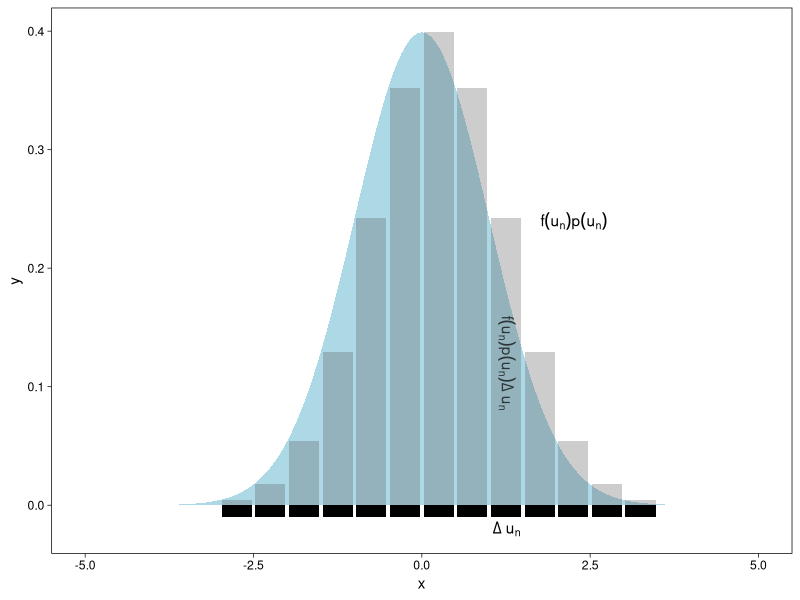
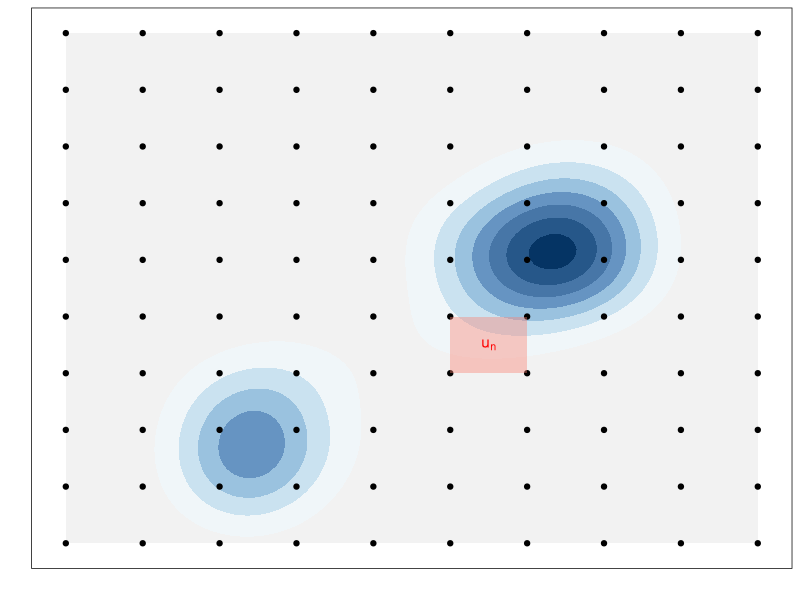
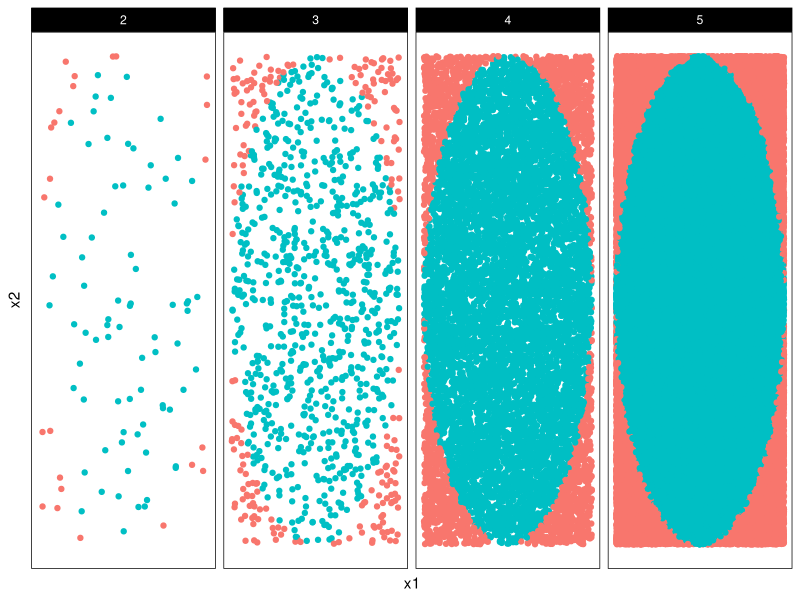
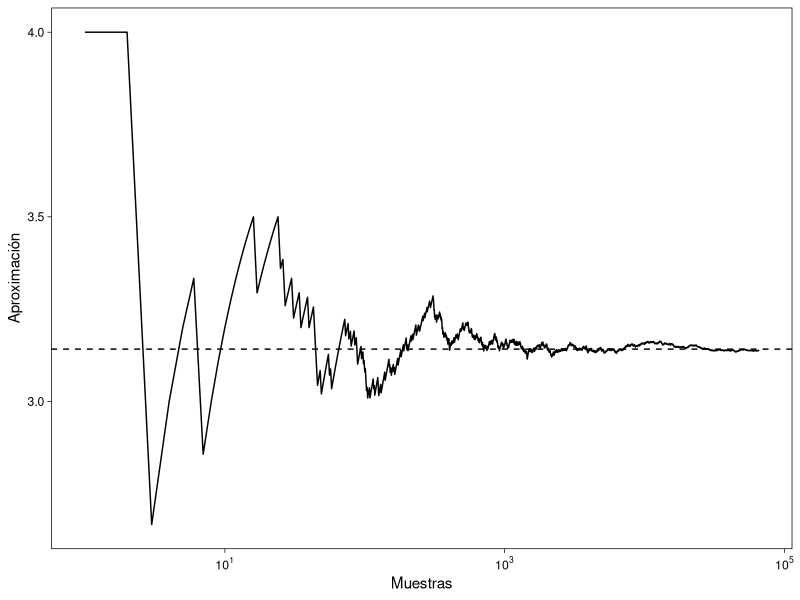
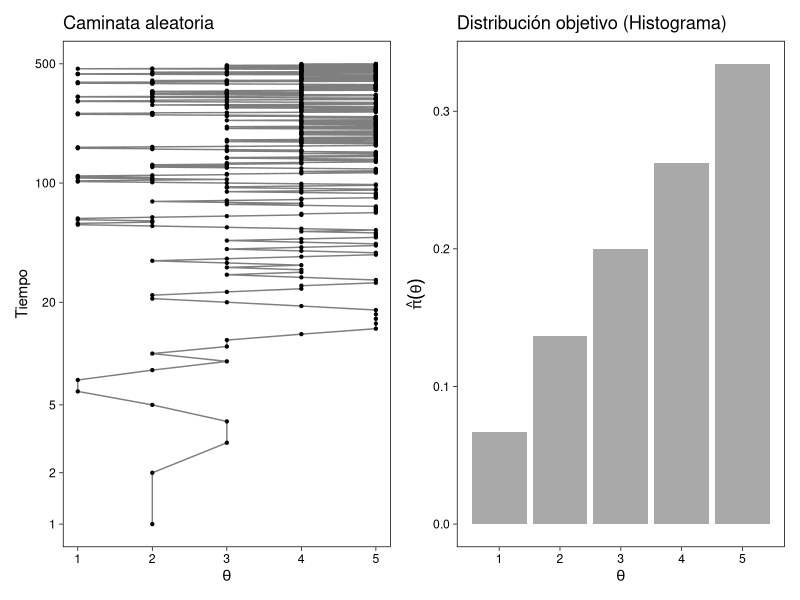
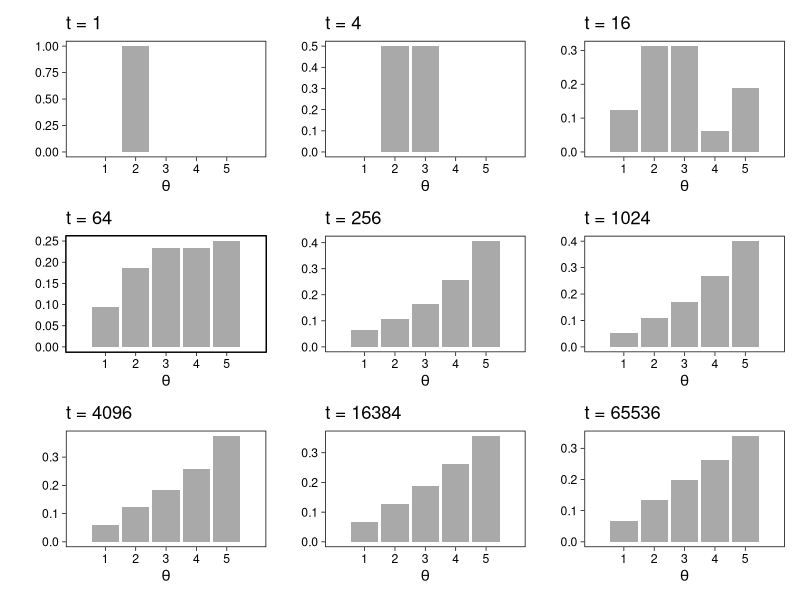
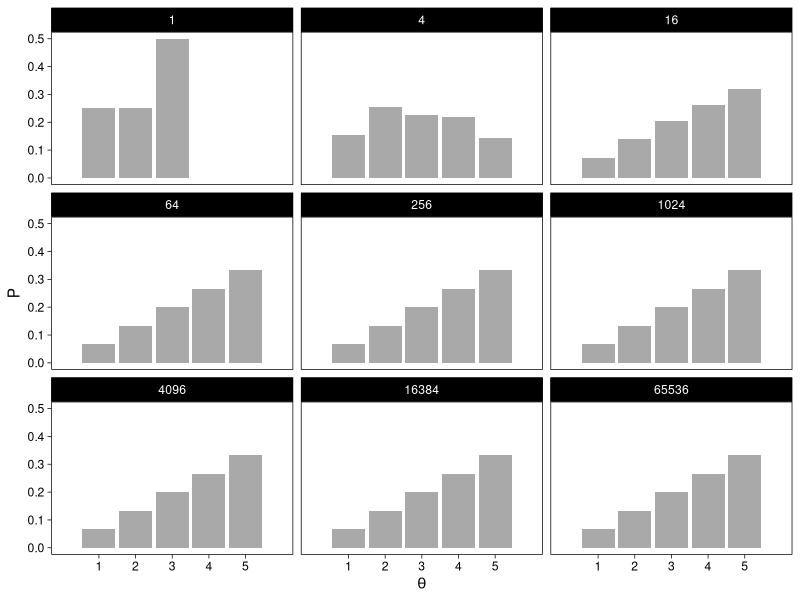
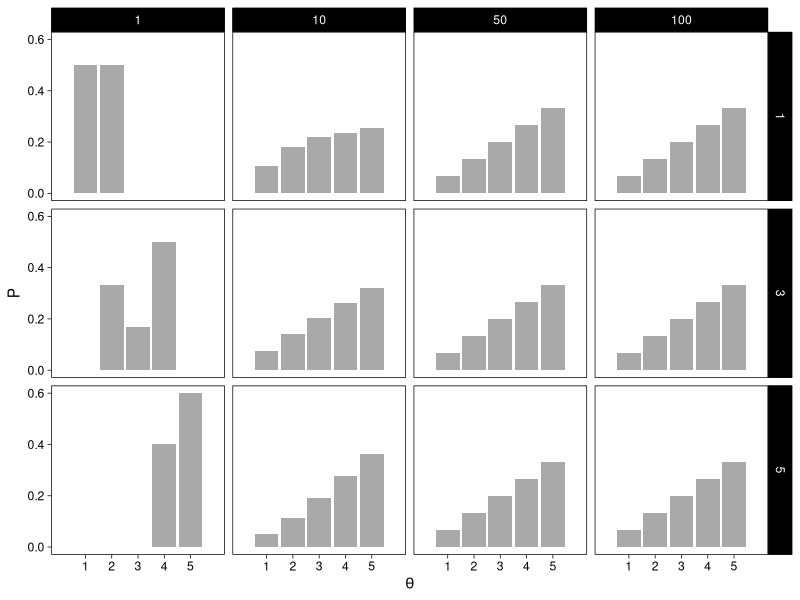

Write R code to recreate these figures, in order.
## ---- chunk 1
library(tidyverse)
library(patchwork)
library(scales)
knitr::opts_chunk$set(echo = TRUE, message = FALSE, warning=FALSE, 
                      fig.align = 'center', fig.width = 5, fig.height=3, cache = TRUE)
comma <- function(x) format(x, digits = 2, big.mark = ",")
theme_set(theme_linedraw())
color.blues <- c(NA,"#BDD7E7", "#6BAED6", "#3182BD", "#08519C", "#074789", "#063e77", "#053464")
color.itam  <- c("#00362b", "#00503f", "#006953", "#008367", "#009c7b", "#00b68f")


sin_lineas <- theme(panel.grid.major = element_blank(), panel.grid.minor = element_blank())
sin_leyenda <- theme(legend.position = "none")
sin_ejes <- theme(axis.ticks = element_blank(), 
        axis.text = element_blank())
## ---- chunk 2
grid.n <- 11
grid.size <- 6/(grid.n+1)
norm.cuadrature <- tibble(x = seq(-3, 3, by = grid.size), y = dnorm(x) )

## ---- chunk 3

norm.density <- tibble(x = seq(-5, 5, by = .01), 
       y = dnorm(x) ) 
  
norm.cuadrature %>% 
  ggplot(aes(x=x + grid.size/2, y=y)) + 
    geom_area(data = norm.density, aes(x = x, y = y), fill = 'lightblue') + 
    geom_bar(stat="identity", alpha = .3) + 
    geom_bar(aes(x = x + grid.size/2, y = -0.01), fill = 'black', stat="identity") + 
    sin_lineas + xlab('x') + 
    annotate('text', label = expression(Delta~u[n]), x = .01 + 5 * grid.size/2, y = -.02) + 
    annotate('text', label = expression(f(u[n]) * p(u[n]) ), x = .01 + 9 * grid.size/2, y = dnorm(.01 + 4 * grid.size/2)) + 
    annotate('text', label = expression(f(u[n]) * p(u[n]) * Delta~u[n]), 
             x = .01 + 5 * grid.size/2, y = dnorm(.01 + 4 * grid.size/2)/2, 
             angle = -90, alpha = .7)
  

## ---- chunk 4
norm.cuadrature %>% 
  summarise(approx = sum(y * grid.size), N = n()) %>% 
  round(5)
## ---- chunk 5
crear_log_post <- function(n, k){
  function(theta){
    verosim <- k * log(theta) + (n - k) * log(1 - theta)
    inicial <- log(theta)
    log_p_factor <- verosim + inicial
    log_p_factor
  }
}
# observamos 3 éxitos en 4 pruebas:
log_post <- crear_log_post(4, 3)
prob_post <- function(x) { exp(log_post(x))}
# integramos numéricamente
p_x <- integrate(prob_post, lower = 0, upper = 1, subdivisions = 100L)
p_x
## ---- chunk 6
media_funcion <- function(theta){
  theta * prob_post(theta) / p_x$value
}
integral_media <- integrate(media_funcion, lower = 0, upper = 1, subdivisions = 100L)
media_post <- integral_media$value 
media_post
## ---- chunk 7
5/(2+5)
## ---- chunk 8
# Codigo utilizado: 
# https://stackoverflow.com/questions/17521438/geom-rect-and-alpha-does-this-work-with-hard-coded-values

m <- ggplot(faithful, aes(x = eruptions, y = waiting)) +
 xlim(0.5, 6) +
 ylim(40, 110)

grid.size <- 10 - 1

mesh <- expand.grid(x = seq(0.5, 6, by = (6-.5)/grid.size), y = seq(40, 110, by = (110-40)/grid.size))

m + geom_density_2d_filled(aes(alpha = ..level..), bins = 8) + 
  scale_fill_manual(values = color.blues) + 
  sin_lineas + theme(legend.position = "none")  + 
  geom_point(data = mesh, aes(x = x, y = y)) + 
  annotate("rect", xmin = .5 + 5 * (6-.5)/grid.size, 
            xmax = .5 + 6 * (6-.5)/grid.size, 
            ymin = 40 + 3 * (110-40)/grid.size, 
            ymax = 40 + 4 * (110-40)/grid.size,
            linestyle = 'dashed', 
           fill = 'salmon', alpha = .4) + ylab("") + xlab("") + 
  annotate('text', x = .5 + 5.5 * (6-.5)/grid.size, 
                   y = 40 + 3.5 * (110-40)/grid.size, 
           label = expression(u[n]), color = 'red') +
  theme(axis.ticks = element_blank(), 
        axis.text = element_blank())

## ---- chunk 9

genera_dardos <- function(n = 100){
  tibble(x1 = runif(n, min = -1, max = 1), 
         x2 = runif(n, min = -1, max = 1)) %>% 
    mutate(resultado = ifelse(x1**2 + x2**2 <= 1., 1., 0.))
}

dardos <- tibble(n = seq(2,5)) %>% 
  mutate(datos = map(10**n, genera_dardos)) %>% 
  unnest() 

dardos %>% 
  ggplot(aes(x = x1, y = x2)) + 
    geom_point(aes(color = factor(resultado))) + 
    facet_wrap(~n, nrow = 1) + 
    sin_lineas + sin_ejes + sin_leyenda

## ---- chunk 10
set.seed(1087)

genera_dardos(n = 2**16) %>% 
  mutate(n = seq(1, 2**16), 
         approx = cummean(resultado) * 4) %>% 
  ggplot(aes(x = n, y = approx)) + 
    geom_line() + 
    geom_hline(yintercept = pi, linetype = 'dashed') + 
    scale_x_continuous(trans='log10', 
                       labels = trans_format("log10", math_format(10^.x))) + 
    ylab('Aproximación') + xlab("Muestras") + sin_lineas
  

## ---- chunk 11
theta <- rbeta(10000, 5, 2)
media_post <- mean(theta)
momento_2_post <- mean(theta^2)
c(media_post, momento_2_post)
## ---- chunk 12
mean(exp(theta) > 2)
## ---- chunk 13
datos <- tibble(
  sabor = c("fresa", "limón", "mango", "guanábana"),
  n = c(50, 45, 51, 50), gusto = c(36, 35, 42, 29)) %>% 
  mutate(prop_gust = gusto / n)
datos
## ---- chunk 14
datos <- datos %>% 
  mutate(a_post = gusto + 2, b_post = n - gusto + 1)
datos
## ---- chunk 15
simular_conjunta <- function(rep, datos){
  datos %>% mutate(valor_sim = map2_dbl(a_post, b_post, ~ rbeta(1, .x, .y))) %>% 
    select(sabor, valor_sim) 
}
simular_conjunta(1, datos) 
## ---- chunk 16
# esta no es una manera muy rápida, podríamos calcular todas las
# simulaciones de cada parámetro de manera vectorizada
sims_posterior <- tibble(rep = 1:5000) %>% 
  mutate(sims = map(rep, ~ simular_conjunta(.x, datos))) %>% 
  unnest(cols = sims)
sims_posterior
## ---- chunk 17
sims_posterior %>% 
  group_by(rep) %>% 
  mutate(sabor = sabor[which.max(valor_sim)]) %>% 
  group_by(sabor) %>% 
  count() %>% 
  ungroup() %>% 
  mutate(prop = n / sum(n))
## ---- chunk 18

set.seed(1087)

islas <- tibble(islas = 1:5, pob = 1:5)
camina_isla <- function(i){ # i: isla actual
    u <- runif(1) # volado
    v <- ifelse(u < 0.5, i - 1, i + 1)  # isla vecina (índice)
    if (v < 1 | v > 5) { # si estas en los extremos y el volado indica salir
      return(i)
    }
    u2 <- runif(1)
    p_move = min(islas$pob[v] / islas$pob[i], 1)
    if (p_move  > u2) {
        return(v) # isla destino
    }
    else {
      return(i) # me quedo en la misma isla
    }
}
pasos <- 100000
iteraciones <- numeric(pasos)
iteraciones[1] <- sample(1:5, 1) # isla inicial
for (j in 2:pasos) {
    iteraciones[j] <- camina_isla(iteraciones[j - 1])
}
caminata <- tibble(pasos = 1:pasos, isla = iteraciones)
plot_caminata <- ggplot(caminata[1:500, ], aes(x = pasos, y = isla)) +
    geom_point(size = 0.8) +
    geom_path(alpha = 0.5) +
    coord_flip() + 
    labs(title = "Caminata aleatoria") +
    scale_x_continuous(trans = "log10", "Tiempo", breaks = c(1, 2, 5, 20, 100, 500)) +
    scale_y_continuous( expression(theta)) + sin_lineas
plot_dist <- ggplot(caminata, aes(x = isla)) +
    geom_bar(fill = "darkgray", aes(y = (..count..)/sum(..count..))) +
    scale_x_continuous(expression(theta), breaks = 1:10) +
    labs(title = "Distribución objetivo (Histograma)", 
       y = expression(hat(pi)(theta))) + sin_lineas
plot_caminata + plot_dist
## ---- chunk 19
t <- 4**(0:8)
plots_list <- map(t, function(i){
    ggplot(caminata[1:i, ], aes(x = isla)) +
        geom_bar(fill = "darkgray", aes(y = (..count..)/sum(..count..))) +
        labs(y = "", x = "", title = paste("t = ", i, sep = "")) +
        scale_x_continuous(expression(theta), breaks = 1:5, limits = c(0, 6)) + 
    sin_lineas
})
wrap_plots(plots_list)
## ---- chunk 20
library(expm)
transMat <- function(P){ # recibe vector de probabilidades (o población)
    T <- matrix(0, 5, 5)
    n <- length(P - 1) # número de estados
    for (j in 2:n - 1) { # llenamos por fila
        T[j, j - 1] <- 0.5 * min(P[j - 1] / P[j], 1)
        T[j, j] <- 0.5 * (1 - min(P[j - 1] / P[j], 1)) + 
                   0.5 * (1 - min(P[j + 1] / P[j], 1))
        T[j, j + 1] <- 0.5 * min(P[j + 1] / P[j], 1)
    }
    # faltan los casos j = 1 y j = n
    T[1, 1] <- 0.5 + 0.5 * (1 - min(P[2] / P[1], 1))
    T[1, 2] <- 0.5 * min(P[2] / P[1], 1)
    T[n, n] <- 0.5 + 0.5 * (1 - min(P[n - 1] / P[n], 1))
    T[n, n - 1] <- 0.5 * min(P[n - 1] / P[n], 1)
    T
}
T <- transMat(islas$pob)
w <- c(0, 1, rep(0, 3))
t <- 4**(0:8)
expT <- map_df(t, ~data.frame(t = ., w %*% (T %^% .)))
expT_long <- expT %>%
    gather(theta, P, -t) %>% 
    mutate(theta = parse_number(theta))
ggplot(expT_long, aes(x = theta, y = P)) +
    geom_bar(stat = "identity", fill = "darkgray") + 
    facet_wrap(~ t) +
    scale_x_continuous(expression(theta), breaks = 1:5, limits = c(0, 6)) + 
  sin_lineas
## ---- chunk 21
inicio_p <- function(i){
    w <- rep(0, 5)
    w[i] <- 1
    t <- c(1, 10, 50, 100)
    exp_t <- map_df(t, ~ data.frame(t = .x, inicio = i, w %*% (T %^% .))) %>%
        gather(theta, P, -t, -inicio) %>% 
        mutate(theta = parse_number(theta))
    exp_t
}
exp_t <- map_df(c(1, 3, 5), inicio_p)
ggplot(exp_t, aes(x = as.numeric(theta), y = P)) +
    geom_bar(stat = "identity", fill = "darkgray") + 
    facet_grid(inicio ~ t) +
    scale_x_continuous(expression(theta), breaks = 1:5, limits = c(0, 6)) + 
  sin_lineas
## ---- chunk 22
crear_metropolis <- function(fun_log, sigma_salto = 0.1){
  # fun_log es la funcion objetivo en escaa logaritmica
  # sigma_salto es la varianza de los saltos en la propuesta
  iterar_metropolis <- function(theta_inicial, n){
    p <- length(theta_inicial)
    nombres <- names(theta_inicial)
    iteraciones <- matrix(0, nrow = n, ncol = p)
    colnames(iteraciones) <- nombres
    iteraciones[1,] <- theta_inicial
    for(i in 2:n){
      theta <- iteraciones[i - 1, ]
      theta_prop <- theta + rnorm(p, 0, sigma_salto)
      # exp(log(p) - log(q)) = p/q
      cociente <- exp(fun_log(theta_prop) - fun_log(theta))
      if(cociente >= 1 || runif(1,0,1) < cociente){
        iteraciones[i, ] <- theta_prop
      } else {
        iteraciones[i, ] <- theta  
      }
    }
    iteraciones_tbl <- iteraciones %>% 
      as_tibble() %>%  
      mutate(iter_num = row_number()) %>% 
      select(iter_num, everything())
    iteraciones_tbl
  }
  iterar_metropolis
}
## ---- chunk 23
exp_no_norm <- function(x) {
  z <- ifelse(x > 0, exp(-0.5 * x), 0)
  log(z)
}

iterador_metro <- crear_metropolis(exp_no_norm, sigma_salto = 0.5)
sims_tbl <- iterador_metro(c(theta = 0.5), 10000)
g_exp_mh <- ggplot(sims_tbl, aes(x = theta)) + 
  geom_histogram(aes(y = ..density..)) + 
  xlim(0, 20) + ggtitle("Metropolis-Hastings")+ sin_lineas + 
  xlab(expression(theta))

g_exp_rexp <- tibble(theta = rexp(10000, rate = .5)) %>% 
  ggplot(aes(x = theta)) + 
  geom_histogram(aes(y = ..density..)) + 
  xlim(0, 20) + ggtitle("rexp")+ sin_lineas + 
  xlab(expression(theta))

g_exp_mh + g_exp_rexp
## ---- chunk 24
beta_no_norm <- function(x) {
  z <- ifelse(x > 0 && x < 1, (x^2)*(1-x), 0)
  log(z)
}

iterador_metro <- crear_metropolis(beta_no_norm, sigma_salto = 0.04)
sims_metro_tbl <- iterador_metro(c(theta = 0.5), 50000)
sims_indep_tbl <- tibble(iter_num = 1:30000, theta = rbeta(30000, 3, 2))
g_1 <- ggplot(sims_metro_tbl, aes(x = theta)) + 
  geom_histogram(aes(y = ..density..)) +
  labs(subtitle = "Metropolis-Hastings")+ sin_lineas + xlab(expression(theta))
g_2 <- ggplot(sims_indep_tbl, aes(x = theta)) + 
  geom_histogram(aes(y = ..density..)) +
  labs(subtitle = "rbeta")+ sin_lineas + xlab(expression(theta))
g_1 + g_2
## ---- chunk 25
g_metropolis <- sims_metro_tbl %>% 
  filter(iter_num < 500) %>% 
  ggplot(aes(x = iter_num, y = theta)) +
  geom_line() + labs(subtitle = "Metropolis-Hastings")+ sin_lineas + 
  ylab(expression(theta))
g_indep <- sims_indep_tbl %>% 
  filter(iter_num < 500) %>% 
  ggplot(aes(x = iter_num, y = theta)) +
  geom_line() + labs(subtitle = "Independientes")+ sin_lineas + 
  ylab(expression(theta))
g_metropolis + g_indep
## ---- chunk 26
media_1 <- sims_metro_tbl %>% summarise(media_post = mean(theta)) %>% pull(media_post)
media_2 <- sims_indep_tbl %>% summarise(media_post = mean(theta)) %>% pull(media_post)
media_exacta <- 3/(3 + 2)
tibble(metodo = c("sim Metropolis-Hastings", "sim Independiente", "exacto"),
       media_post = c(media_1, media_2, media_exacta))
## ---- chunk 27
sim_indep <- tibble(theta = rgamma(10000, 20, 100))
ggplot(sim_indep, aes(x = theta)) + geom_histogram()+ sin_lineas + 
  xlab(expression(theta))
## ---- chunk 28
# logaritmo de densidad no normalizada
log_f_dist <- function(x) 210 + dgamma(x, 20, 100, log = TRUE)
# iterar
iterador_metro_chico <- crear_metropolis(log_f_dist, sigma_salto = 0.001)
sims_chico_tbl <- iterador_metro_chico(c(theta = 0.02), 50000)
g_sim <- ggplot(sims_chico_tbl %>% filter(iter_num < 3000), 
                aes(x = iter_num, y = theta)) + 
  geom_line() + sin_lineas + ylab(expression(theta)) + 
  ylim(c(0, 0.5))

dist_bplot <- ggplot(tibble(x = rgamma(10000, 20, 100)), 
                     aes(y = x, x = "a")) + 
  geom_violin() + 
  ylab("") + sin_lineas +
  ylim(0, 0.5)

g_sim + dist_bplot + plot_layout(widths = c(5, 1))
## ---- chunk 29
set.seed(831)
iterador_metro_grande <- crear_metropolis(log_f_dist, sigma_salto = 20)
sims_grande_tbl <- iterador_metro_grande(c(theta = 0.02), 50000)

g_sim <- ggplot(sims_grande_tbl %>% filter(iter_num < 3000), 
                aes(x = iter_num, y = theta)) + 
  geom_line() + sin_lineas + ylab(expression(theta)) + 
  ylim(c(0, 0.5))

g_sim + dist_bplot + plot_layout(widths = c(5, 1))
## ---- chunk 30
set.seed(831)
iterador_metro_apropiada <- crear_metropolis(log_f_dist, sigma_salto = 0.1)
sims_tbl <-iterador_metro_apropiada(c(theta = 0.02), 50000)
g_sim <- ggplot(sims_tbl %>% filter(iter_num < 3000), 
  aes(x = iter_num, y = theta)) + geom_line() + ylim(c(0, 0.5)) + sin_lineas + 
  ylab(expression(theta))
g_sim + dist_bplot + plot_layout(widths = c(5, 1))
## ---- chunk 31
estimaciones_media <- map_dfr(
  list(sims_chico_tbl, sims_grande_tbl, sims_tbl), 
  ~ filter(.x, iter_num < 3000) %>% 
    summarise(media = mean(theta))) %>% 
    mutate(tipo = c("salto chico", "salto grande", "salto apropiado"))
estimaciones_media %>% bind_rows(tibble(tipo = "exacta", media = 20/100)) %>% 
  select(tipo, media)
## ---- chunk 32
set.seed(6222131)
sims_chica_tbl <- iterador_metro_chico(c(theta = 0.02), 5000)
sims_grande_tbl <- iterador_metro_grande(c(theta = 0.02), 5000)
estimaciones_media <- map_dfr(
    list(sims_chica_tbl, sims_grande_tbl, sims_tbl), 
    ~ filter(.x, iter_num < 3000) %>% 
  summarise(media = mean(theta))) %>% 
  mutate(tipo = c("salto chico", "salto grande", "salto apropiado"))
estimaciones_media %>% bind_rows(tibble(tipo = "exacta", media = 20/100)) %>% 
  select(tipo, media)
## ---- chunk 33
library(mvtnorm)

mu <- c(1, 2)
Sigma <- matrix(c(1, .75, .75, 1), nrow = 2)

crear_log_norm <- function(mu, Sigma){
  # calcula log_posterior
  log_norm <- function(x){
      log_verosim <- dmvnorm(x, mu, Sigma, log = TRUE)
  }
  log_norm
}

log_norm <- crear_log_norm(mu, Sigma)

calibra_metropolis <- function(sigma){
  
  metro_normal <- crear_metropolis(log_norm, sigma_salto = sigma)
  metro_normal(c(x1 = 0, x2 = 0), 100) %>% 
    select(-iter_num) %>% 
    unique() %>% 
    summarise(accep = n()/100) %>% 
    pull(accep)
  
}

tibble(sigma = c(.1, .5, .75, 1., 2.33/sqrt(2), 2.5)) %>% 
  mutate(accep = map_dbl(sigma, calibra_metropolis))

## ---- chunk 34

set.seed(1087)

# plot.grid <- %>% 
  
plot.grid <- expand_grid(x = seq(-2,5, by = 7/99), y = seq(-1,5, by = 6/99))

plot.grid <- plot.grid %>% 
  mutate(density = dmvnorm(plot.grid, mean = mu, sigma = Sigma))

plot.breaks <- plot.grid %>% 
  summarise(breaks = quantile(density, probs = c(.67, .90, .99))) %>% 
  pull(breaks)


cadena_normal <- function(sigma){
  
  metro_normal <- crear_metropolis(log_norm, sigma_salto = sigma)
  metro_normal(c(x1 = -2, x2 = 4), 50)
  
}

tibble(sigma = c(.1, .5, .75, 2.33/sqrt(2), 2.5, 5)) %>% 
  mutate(cadenas = map(sigma, cadena_normal)) %>% 
  unnest(cadenas) %>% 
  ggplot(aes(x = x1, y = x2)) + 
    geom_contour(data = plot.grid, aes(x,y,z = density), breaks = plot.breaks) + 
    geom_path() + geom_point() + 
    geom_point(data = tibble(x = -2, y = 4), aes(x, y), color = 'red') + 
    facet_wrap(~round(sigma,2)) + 
    xlab(expression(x[1])) + ylab(expression(x[2])) + 
    sin_lineas


## ---- chunk 35
crear_log_posterior_norm <- function(x = datos, m_0, n_0, a, b){
  # calcula log_posterior
  log_posterior <- function(mu, sigma){
      log_verosim <- sum(dnorm(x, mu, sigma, log = TRUE))
      tau <- 1 / sigma^2
      log_inicial <- 
        dgamma(tau, a, b, log = TRUE) + 
        dnorm(mu, mu_0, sigma/sqrt(n_0), log = TRUE)
      log_p <- log_verosim + log_inicial
      log_p
  }
  log_posterior
}
## ---- chunk 36
# parametros de inicial y datos
a <- 3
b <- 140
mu_0 <- 175
n_0 <- 5
set.seed(3413)
cantantes <- lattice::singer %>% 
  mutate(estatura_cm = round(2.54 * height)) %>% 
  filter(str_detect(voice.part, "Tenor")) %>% 
  sample_n(20)
## ---- chunk 37
log_p <- crear_log_posterior_norm(cantantes$estatura_cm, mu_0, n_0, a, b) 
log_post <- function(pars) { log_p(pars[1], pars[2]) }
set.seed(823)
metro_normal <- crear_metropolis(log_post, sigma_salto = 0.5)
sim_tbl <- metro_normal(c(mu = 172, sigma = 3), 50000) 
ggplot(sim_tbl %>% filter(iter_num < 100), 
       aes(x = mu, y = sigma)) + 
  geom_path() +
  geom_point() + sin_lineas + 
  xlab(expression(mu)) + ylab(expression(sigma))
## ---- chunk 38
g_normal <- ggplot(sim_tbl, aes(x = mu, y = sigma)) + 
  geom_point(alpha = 0.05)+ coord_equal() + ylim(c(0, 14)) + 
  sin_lineas + xlab(expression(mu)) + ylab(expression(sigma))
g_normal
## ---- chunk 39
sim_tbl %>% summarise(across(is_double, mean))
## ---- chunk 40
crear_log_posterior <- function(x, m_0, sigma_0, inf, sup){
  # calcula log_posterior
  log_posterior <- function(mu, sigma){
      log_verosim <- sum(dnorm(x, mu, sigma, log = TRUE))
      log_inicial <- 
        dunif(sigma, inf, sup, log = TRUE) + 
        dnorm(mu, mu_0, sigma_0, log = TRUE)
      log_p <- log_verosim + log_inicial
      log_p
  }
  log_posterior
}
## ---- chunk 41
log_p <- crear_log_posterior(cantantes$estatura_cm, 175, 3, 2, 20) 
log_post <- function(pars) { log_p(pars[1], pars[2]) }
## ---- chunk 42
set.seed(8231)
metro_normal <- crear_metropolis(log_post, sigma_salto = 0.5)
sim_tbl <- metro_normal(c(mu = 172, sigma = 5), 50000) 
g_normal_2 <- ggplot(sim_tbl, aes(x = mu, y = sigma))  +
  geom_point(alpha = 0.05) + coord_equal() + ylim(c(0, 14)) + sin_lineas + 
  xlab(expression(mu)) + ylab(expression(sigma))
g_normal + g_normal_2
## ---- chunk 43

sim_tbl %>% summarise(across(is.numeric, mean))

## ---- chunk 44
tau <- rgamma(5000, 3, 150)
sigma <- 1/sqrt(tau)
quantile(sigma, c(0.01,0.1, 0.9, 0.99))
quantile(runif(5000, 2, 25), c(0.01,0.1, 0.9, 0.99))
## ---- chunk 45
sim_formas <- function(p_azar, p_corr){
  tipo <- rbinom(1, 1, 1 - p_azar)
  if(tipo==0){
    # al azar
    x <- rbinom(1, 10, 1/5)
  } else {
    # no al azar
    x <- rbinom(1, 10, p_corr)
  }
  x
}
## ---- chunk 46
set.seed(12)
muestra <- map_dbl(1:200, ~ sim_formas(0.35, 0.5))
qplot(muestra, geom = 'bar') + sin_lineas
## ---- chunk 47
qbeta(c(0.1, 0.9), 1, 5) %>% round(2)
## ---- chunk 48
crear_log_posterior <- function(x){
 
  log_posterior <- function(theta_azar, theta_corr){
    log_verosim <- sum(log(theta_azar * dbinom(x, 10, 1/5) + 
                          (1 - theta_azar) * dbinom(x, 10, theta_corr)))
    log_inicial <- dbeta(theta_azar, 1, 5, log = TRUE) +
      dbeta(theta_corr, 7, 3, log = TRUE)
    log_post <- log_verosim + log_inicial
    log_post
  }  
  log_posterior

}
## ---- chunk 49
log_p <- crear_log_posterior(muestra)
log_post <- function(pars) { log_p(pars[1], pars[2]) }
set.seed(8231)
metro_examenes <- crear_metropolis(log_post, sigma_salto = 0.02)
sim_tbl <- metro_examenes(c(theta_azar = 0.5, theta_corr = 0.5), 20000)
g_1 <- ggplot(sim_tbl, aes(x = theta_azar, y = theta_corr))  +
  geom_point(alpha = 0.05) + coord_equal() + sin_lineas + 
  xlab(expression(theta['azar'])) + ylab(expression(theta['corr']))
g_1
## ---- chunk 50
f <- c(0.05, 0.5, 0.95)
sim_tbl %>% 
  pivot_longer(-iter_num, names_to = "parametro", values_to = "valor") %>% 
  group_by(parametro) %>% 
  summarise(cuantil = quantile(valor, f), f = f) %>% 
  mutate(cuantil = round(cuantil, 2)) %>% 
  pivot_wider(names_from = f, values_from = cuantil)
## ---- chunk 51

set.seed(1087)

mu <- c(1, 2)
Sigma <- matrix(c(1, .75, .75, 1), nrow = 2)

crear_log_norm <- function(mu, Sigma){
  # calcula log_posterior
  log_norm <- function(x){
      log_verosim <- dmvnorm(x, mu, Sigma, log = TRUE)
  }
  log_norm
}

log_norm <- crear_log_norm(mu, Sigma)

corre_metropolis <- function(x1, x2){
  
  n_muestras <- 1000
  metro_normal <- crear_metropolis(log_norm, sigma_salto = 1.645)
  metro_normal(c(x1 = x1, x2 = x2), n_muestras) 
  
}

tibble(x0 = c(-2, 0), y0 = c(4, 0), id = seq(1,2)) %>% 
  mutate(cadena = map2(x0, y0, corre_metropolis)) %>%
  unnest(cadena) %>% 
  ggplot(aes(x = x1, y = x2)) + 
      geom_contour(data = plot.grid, aes(x,y,z = density), breaks = plot.breaks) + 
      geom_path() + geom_point() + 
      geom_point(aes(x0, y0), color = 'red') + 
      facet_wrap(~id) + 
      xlab(expression(x[1])) + ylab(expression(x[2])) + 
      sin_lineas
